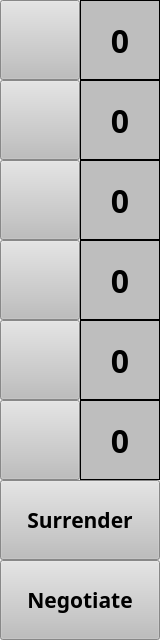
           <widget class="QWidget" name="deadBlacks" native="true">
            <property name="minimumSize">
             <size>
              <width>160</width>
              <height>640</height>
             </size>
            </property>
            <property name="maximumSize">
             <size>
              <width>160</width>
              <height>640</height>
             </size>
            </property>
            <layout class="QGridLayout" name="gridLayout_2">
             <property name="leftMargin">
              <number>0</number>
             </property>
             <property name="topMargin">
              <number>0</number>
             </property>
             <property name="rightMargin">
              <number>0</number>
             </property>
             <property name="bottomMargin">
              <number>0</number>
             </property>
             <property name="spacing">
              <number>0</number>
             </property>
             <item row="2" column="1">
              <widget class="QLabel" name="deadBlackBishopLabel">
               <property name="minimumSize">
                <size>
                 <width>80</width>
                 <height>80</height>
                </size>
               </property>
               <property name="maximumSize">
                <size>
                 <width>80</width>
                 <height>80</height>
                </size>
               </property>
               <property name="font">
                <font>
                 <family>微軟正黑體</family>
                 <pointsize>24</pointsize>
                 <weight>75</weight>
                 <bold>true</bold>
                </font>
               </property>
               <property name="styleSheet">
                <string notr="true">background-color:rgb(190,190,190)</string>
               </property>
               <property name="frameShape">
                <enum>QFrame::Box</enum>
               </property>
               <property name="text">
                <string>0</string>
               </property>
               <property name="alignment">
                <set>Qt::AlignCenter</set>
               </property>
              </widget>
             </item>
             <item row="3" column="0">
              <widget class="QPushButton" name="deadBlackKnight">
               <property name="sizePolicy">
                <sizepolicy hsizetype="Fixed" vsizetype="Fixed">
                 <horstretch>0</horstretch>
                 <verstretch>0</verstretch>
                </sizepolicy>
               </property>
               <property name="minimumSize">
                <size>
                 <width>80</width>
                 <height>80</height>
                </size>
               </property>
               <property name="maximumSize">
                <size>
                 <width>80</width>
                 <height>80</height>
                </size>
               </property>
               <property name="autoFillBackground">
                <bool>false</bool>
               </property>
               <property name="styleSheet">
                <string notr="true">background-color:rgb(190, 190, 190)</string>
               </property>
               <property name="text">
                <string/>
               </property>
               <property name="iconSize">
                <size>
                 <width>80</width>
                 <height>80</height>
                </size>
               </property>
              </widget>
             </item>
             <item row="0" column="0">
              <widget class="QPushButton" name="deadBlackKing">
               <property name="sizePolicy">
                <sizepolicy hsizetype="Fixed" vsizetype="Fixed">
                 <horstretch>0</horstretch>
                 <verstretch>0</verstretch>
                </sizepolicy>
               </property>
               <property name="minimumSize">
                <size>
                 <width>80</width>
                 <height>80</height>
                </size>
               </property>
               <property name="maximumSize">
                <size>
                 <width>80</width>
                 <height>80</height>
                </size>
               </property>
               <property name="autoFillBackground">
                <bool>false</bool>
               </property>
               <property name="styleSheet">
                <string notr="true">background-color:rgb(190, 190, 190)</string>
               </property>
               <property name="text">
                <string/>
               </property>
               <property name="iconSize">
                <size>
                 <width>80</width>
                 <height>80</height>
                </size>
               </property>
              </widget>
             </item>
             <item row="5" column="0">
              <widget class="QPushButton" name="deadBlackPawn">
               <property name="sizePolicy">
                <sizepolicy hsizetype="Fixed" vsizetype="Fixed">
                 <horstretch>0</horstretch>
                 <verstretch>0</verstretch>
                </sizepolicy>
               </property>
               <property name="minimumSize">
                <size>
                 <width>80</width>
                 <height>80</height>
                </size>
               </property>
               <property name="maximumSize">
                <size>
                 <width>80</width>
                 <height>80</height>
                </size>
               </property>
               <property name="autoFillBackground">
                <bool>false</bool>
               </property>
               <property name="styleSheet">
                <string notr="true">background-color:rgb(190, 190, 190)</string>
               </property>
               <property name="text">
                <string/>
               </property>
               <property name="iconSize">
                <size>
                 <width>80</width>
                 <height>80</height>
                </size>
               </property>
              </widget>
             </item>
             <item row="6" column="0">
              <widget class="QPushButton" name="blackSurrenderButton">
               <property name="minimumSize">
                <size>
                 <width>160</width>
                 <height>80</height>
                </size>
               </property>
               <property name="maximumSize">
                <size>
                 <width>160</width>
                 <height>80</height>
                </size>
               </property>
               <property name="font">
                <font>
                 <family>微軟正黑體</family>
                 <pointsize>16</pointsize>
                 <weight>75</weight>
                 <bold>true</bold>
                </font>
               </property>
               <property name="styleSheet">
                <string notr="true">background-color:rgb(190,190,190)</string>
               </property>
               <property name="text">
                <string>Surrender</string>
               </property>
              </widget>
             </item>
             <item row="4" column="0">
              <widget class="QPushButton" name="deadBlackRook">
               <property name="sizePolicy">
                <sizepolicy hsizetype="Fixed" vsizetype="Fixed">
                 <horstretch>0</horstretch>
                 <verstretch>0</verstretch>
                </sizepolicy>
               </property>
               <property name="minimumSize">
                <size>
                 <width>80</width>
                 <height>80</height>
                </size>
               </property>
               <property name="maximumSize">
                <size>
                 <width>80</width>
                 <height>80</height>
                </size>
               </property>
               <property name="autoFillBackground">
                <bool>false</bool>
               </property>
               <property name="styleSheet">
                <string notr="true">background-color:rgb(190, 190, 190)</string>
               </property>
               <property name="text">
                <string/>
               </property>
               <property name="iconSize">
                <size>
                 <width>80</width>
                 <height>80</height>
                </size>
               </property>
              </widget>
             </item>
             <item row="4" column="1">
              <widget class="QLabel" name="deadBlackRookLabel">
               <property name="minimumSize">
                <size>
                 <width>80</width>
                 <height>80</height>
                </size>
               </property>
               <property name="maximumSize">
                <size>
                 <width>80</width>
                 <height>80</height>
                </size>
               </property>
               <property name="font">
                <font>
                 <family>微軟正黑體</family>
                 <pointsize>24</pointsize>
                 <weight>75</weight>
                 <bold>true</bold>
                </font>
               </property>
               <property name="styleSheet">
                <string notr="true">background-color:rgb(190,190,190)</string>
               </property>
               <property name="frameShape">
                <enum>QFrame::Box</enum>
               </property>
               <property name="text">
                <string>0</string>
               </property>
               <property name="alignment">
                <set>Qt::AlignCenter</set>
               </property>
              </widget>
             </item>
             <item row="0" column="1">
              <widget class="QLabel" name="deadBlackKingLabel">
               <property name="minimumSize">
                <size>
                 <width>80</width>
                 <height>80</height>
                </size>
               </property>
               <property name="maximumSize">
                <size>
                 <width>80</width>
                 <height>80</height>
                </size>
               </property>
               <property name="font">
                <font>
                 <family>微軟正黑體</family>
                 <pointsize>24</pointsize>
                 <weight>75</weight>
                 <bold>true</bold>
                </font>
               </property>
               <property name="styleSheet">
                <string notr="true">background-color:rgb(190,190,190)</string>
               </property>
               <property name="frameShape">
                <enum>QFrame::Box</enum>
               </property>
               <property name="text">
                <string>0</string>
               </property>
               <property name="alignment">
                <set>Qt::AlignCenter</set>
               </property>
              </widget>
             </item>
             <item row="3" column="1">
              <widget class="QLabel" name="deadBlackKnightLabel">
               <property name="minimumSize">
                <size>
                 <width>80</width>
                 <height>80</height>
                </size>
               </property>
               <property name="maximumSize">
                <size>
                 <width>80</width>
                 <height>80</height>
                </size>
               </property>
               <property name="font">
                <font>
                 <family>微軟正黑體</family>
                 <pointsize>24</pointsize>
                 <weight>75</weight>
                 <bold>true</bold>
                </font>
               </property>
               <property name="styleSheet">
                <string notr="true">background-color:rgb(190,190,190)</string>
               </property>
               <property name="frameShape">
                <enum>QFrame::Box</enum>
               </property>
               <property name="text">
                <string>0</string>
               </property>
               <property name="alignment">
                <set>Qt::AlignCenter</set>
               </property>
              </widget>
             </item>
             <item row="7" column="0">
              <widget class="QPushButton" name="blackNegotiateButton">
               <property name="minimumSize">
                <size>
                 <width>160</width>
                 <height>80</height>
                </size>
               </property>
               <property name="maximumSize">
                <size>
                 <width>160</width>
                 <height>80</height>
                </size>
               </property>
               <property name="font">
                <font>
                 <family>微軟正黑體</family>
                 <pointsize>16</pointsize>
                 <weight>75</weight>
                 <bold>true</bold>
                </font>
               </property>
               <property name="styleSheet">
                <string notr="true">background-color:rgb(190,190,190)</string>
               </property>
               <property name="text">
                <string>Negotiate</string>
               </property>
              </widget>
             </item>
             <item row="1" column="1">
              <widget class="QLabel" name="deadBlackQueenLabel">
               <property name="minimumSize">
                <size>
                 <width>80</width>
                 <height>80</height>
                </size>
               </property>
               <property name="maximumSize">
                <size>
                 <width>80</width>
                 <height>80</height>
                </size>
               </property>
               <property name="font">
                <font>
                 <family>微軟正黑體</family>
                 <pointsize>24</pointsize>
                 <weight>75</weight>
                 <bold>true</bold>
                </font>
               </property>
               <property name="styleSheet">
                <string notr="true">background-color:rgb(190,190,190)</string>
               </property>
               <property name="frameShape">
                <enum>QFrame::Box</enum>
               </property>
               <property name="text">
                <string>0</string>
               </property>
               <property name="alignment">
                <set>Qt::AlignCenter</set>
               </property>
              </widget>
             </item>
             <item row="5" column="1">
              <widget class="QLabel" name="deadBlackPawnLabel">
               <property name="minimumSize">
                <size>
                 <width>80</width>
                 <height>80</height>
                </size>
               </property>
               <property name="maximumSize">
                <size>
                 <width>80</width>
                 <height>80</height>
                </size>
               </property>
               <property name="font">
                <font>
                 <family>微軟正黑體</family>
                 <pointsize>24</pointsize>
                 <weight>75</weight>
                 <bold>true</bold>
                </font>
               </property>
               <property name="styleSheet">
                <string notr="true">background-color:rgb(190,190,190)</string>
               </property>
               <property name="frameShape">
                <enum>QFrame::Box</enum>
               </property>
               <property name="text">
                <string>0</string>
               </property>
               <property name="alignment">
                <set>Qt::AlignCenter</set>
               </property>
              </widget>
             </item>
             <item row="1" column="0">
              <widget class="QPushButton" name="deadBlackQueen">
               <property name="sizePolicy">
                <sizepolicy hsizetype="Fixed" vsizetype="Fixed">
                 <horstretch>0</horstretch>
                 <verstretch>0</verstretch>
                </sizepolicy>
               </property>
               <property name="minimumSize">
                <size>
                 <width>80</width>
                 <height>80</height>
                </size>
               </property>
               <property name="maximumSize">
                <size>
                 <width>80</width>
                 <height>80</height>
                </size>
               </property>
               <property name="autoFillBackground">
                <bool>false</bool>
               </property>
               <property name="styleSheet">
                <string notr="true">background-color:rgb(190, 190, 190)</string>
               </property>
               <property name="text">
                <string/>
               </property>
               <property name="iconSize">
                <size>
                 <width>80</width>
                 <height>80</height>
                </size>
               </property>
              </widget>
             </item>
             <item row="2" column="0">
              <widget class="QPushButton" name="deadBlackBishop">
               <property name="sizePolicy">
                <sizepolicy hsizetype="Fixed" vsizetype="Fixed">
                 <horstretch>0</horstretch>
                 <verstretch>0</verstretch>
                </sizepolicy>
               </property>
               <property name="minimumSize">
                <size>
                 <width>80</width>
                 <height>80</height>
                </size>
               </property>
               <property name="maximumSize">
                <size>
                 <width>80</width>
                 <height>80</height>
                </size>
               </property>
               <property name="autoFillBackground">
                <bool>false</bool>
               </property>
               <property name="styleSheet">
                <string notr="true">background-color:rgb(190, 190, 190)</string>
               </property>
               <property name="text">
                <string/>
               </property>
               <property name="iconSize">
                <size>
                 <width>80</width>
                 <height>80</height>
                </size>
               </property>
              </widget>
             </item>
            </layout>
           </widget>
